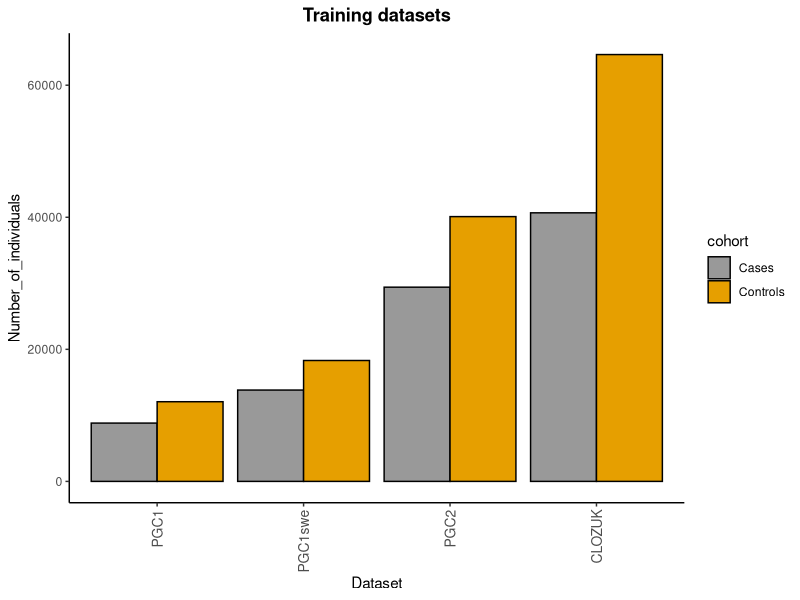

This figure's R source:
library(ggplot2)

Training_data <- data.frame(
  Dataset = factor(c("PGC1","PGC1","PGC1swe","PGC1swe","PGC2","PGC2","CLOZUK","CLOZUK"), levels=c("PGC1","PGC1swe","PGC2","CLOZUK")),
  cohort = factor(c("Cases", "Controls","Cases", "Controls","Cases", "Controls","Cases", "Controls"), levels = c("Cases", "Controls")),
  Number_of_individuals = c(8831, 12067, 13833, 18310, 29415, 40101, 40675,64643)
)

p <- ggplot(data=Training_data, aes(x=Dataset, y=Number_of_individuals, fill=cohort)) +
  geom_bar(stat="identity", position=position_dodge(), colour="black") +
  scale_fill_manual(values=c("#999999", "#E69F00"))
p <- p + theme(panel.grid.major = element_blank(), panel.grid.minor = element_blank(),
      panel.background = element_blank(), axis.line = element_line(colour = "black"))
p <- p + theme(axis.text.x = element_text(angle = 90,size = 10,hjust = 1,vjust = 0.5))
p <- p+ ggtitle("Training datasets")
p <- p + theme(plot.title = element_text( face = "bold",hjust = 0.5))